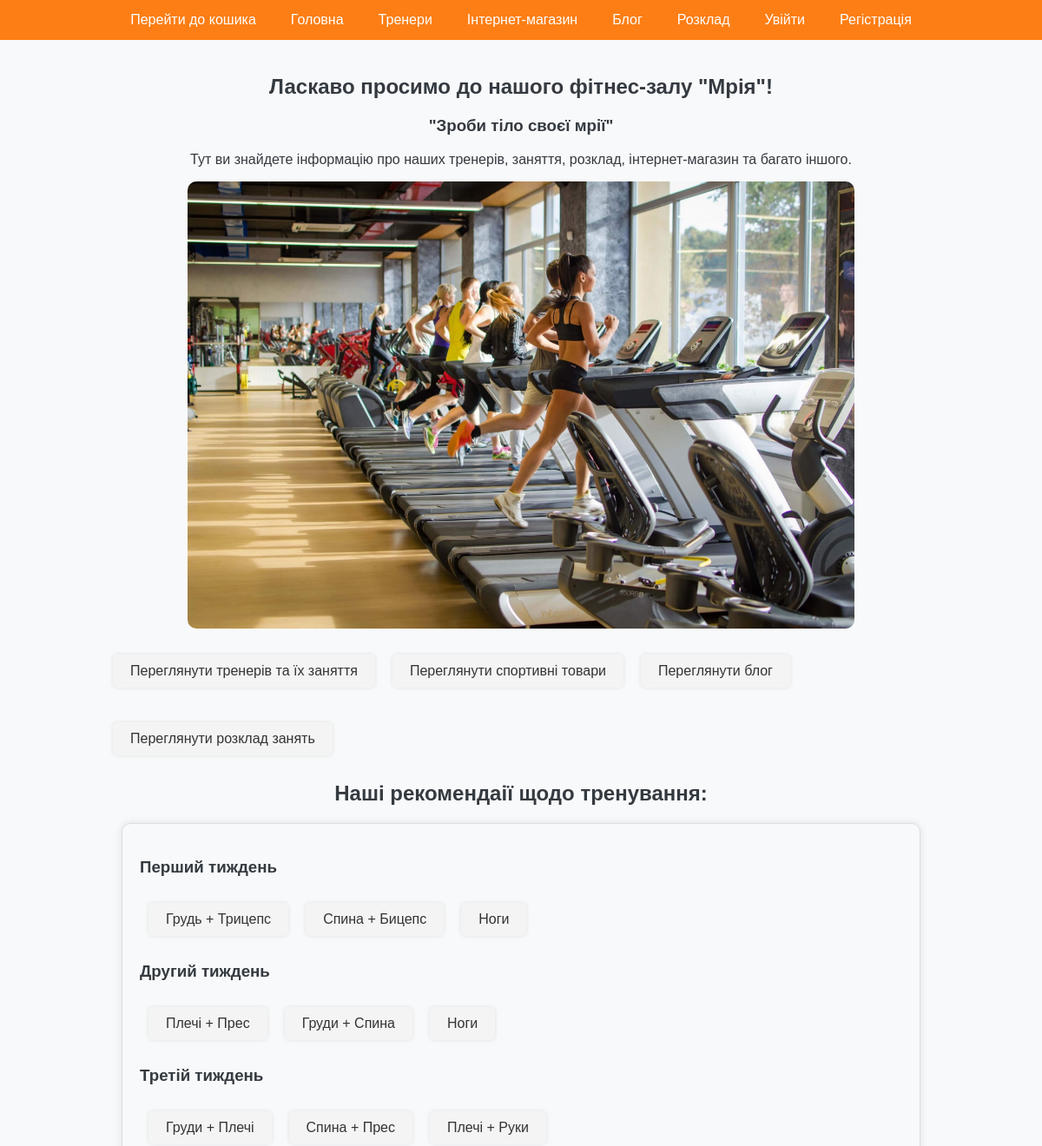
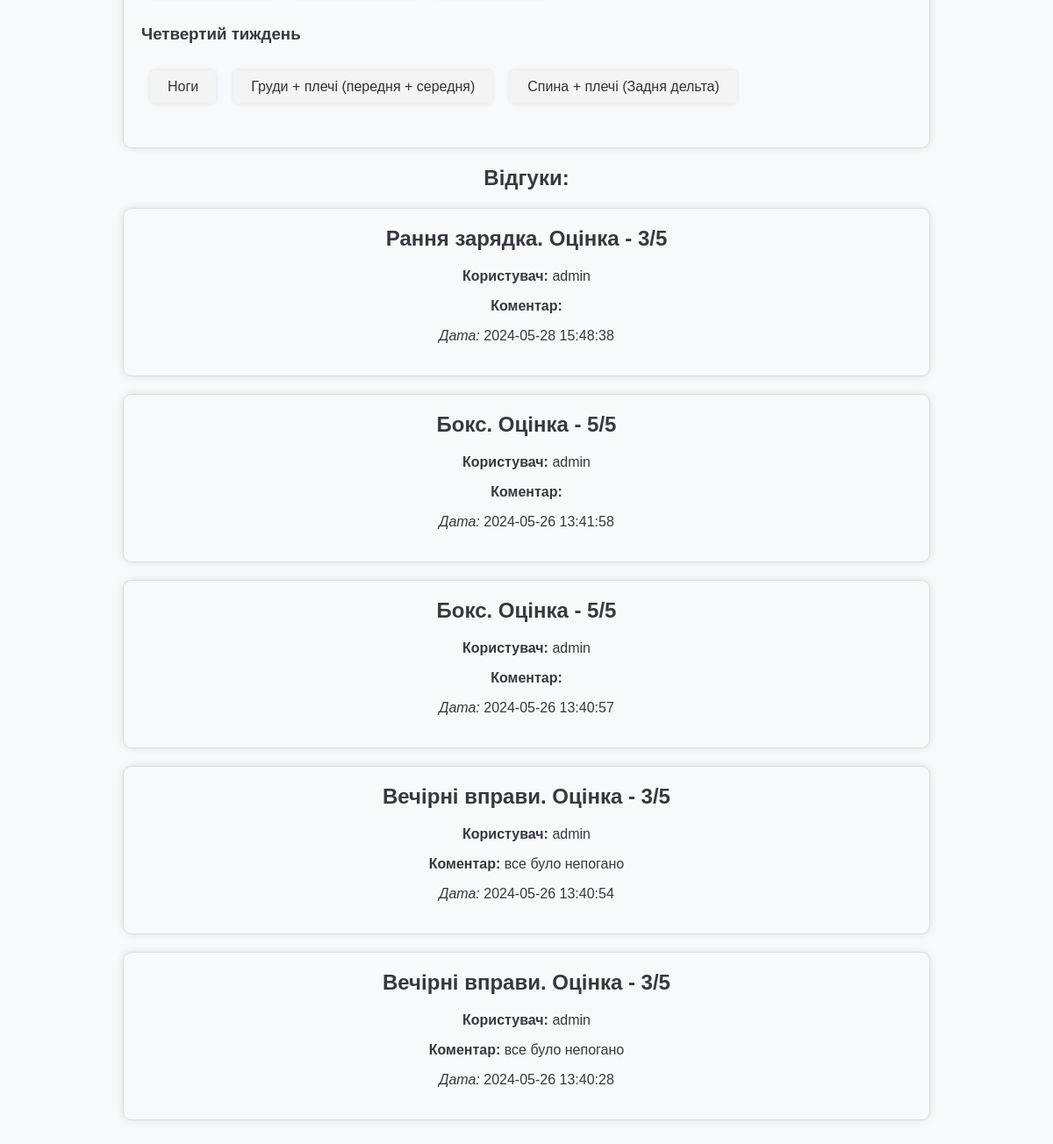
The page / on the database its author committed (2 pictures, top to bottom).
### tables this page shows
CREATE TABLE `Reviews` (
  `review_id` int(11) NOT NULL,
  `user_id` int(11) NOT NULL,
  `class_id` int(11) NOT NULL,
  `rating` int(11) DEFAULT NULL,
  `comment` text,
  `created_at` timestamp NULL DEFAULT CURRENT_TIMESTAMP
);

CREATE TABLE `Lessons` (
  `class_id` int(11) NOT NULL,
  `title` varchar(100) NOT NULL,
  `description` text,
  `trainer_id` int(11) DEFAULT NULL,
  `hour_id` int(11) NOT NULL DEFAULT '1'
);

CREATE TABLE `Users` (
  `user_id` int(11) NOT NULL,
  `username` varchar(50) NOT NULL,
  `password` varchar(255) NOT NULL,
  `email` varchar(100) NOT NULL,
  `name` varchar(255) NOT NULL,
  `access` int(2) NOT NULL DEFAULT '1'
);

### index.php (the view, shortened to what this page needs)
<?php
include("include/db_connect.php");
$reviews_query = "
    SELECT
        reviews.rating,
        reviews.comment,
        reviews.created_at,
        Users.username,
        Lessons.title
    FROM reviews
    JOIN Users ON reviews.user_id = Users.user_id
    JOIN Lessons ON reviews.class_id = Lessons.class_id
    ORDER BY reviews.created_at DESC
";
$reviews_result = mysqli_query($connect, $reviews_query);
$user_logged_in = isset($_SESSION['id']);
$total_items_in_cart = array_sum($_SESSION['cart']);
?>
<!DOCTYPE html>
<html lang="uk">
<head>
    <link rel="stylesheet" href="css/styles.css">
</head>
<body>
    <div class="navbar">
        <?php if ($total_items_in_cart == null): ?>
            <a href="shop/cart.php">Перейти до кошика</a>
        <?php else: ?>
            <a href="shop/cart.php">У кошику: <?php echo $total_items_in_cart; ?> </a>
        <?php endif; ?>
        <a href="index.php">Головна</a>
        <a href="trainer/index.php">Тренери</a>
        <a href="shop/index.php">Інтернет-магазин</a>
        <a href="blog/index.php">Блог</a>
        <a href="schedule.php">Розклад</a>
        <?php if ($user_logged_in): ?>
            <a href="users/index.php">Мій кабінет</a>
            <form action="" method="post" >
                <button type="submit" class="exit_account" name="exit_account">Вихід</button>
            </form>
        <?php else: ?>
            <a href="users/login.php">Увійти</a>
            <a href="users/registration.php">Регістрація</a>
        <?php endif; ?>
    </div>
    <div class="container">
        <div class="welcome">
            <h2>Ласкаво просимо до нашого фітнес-залу "Мрія"!</h2>
            <h3>"Зроби тіло своєї мрії"</h3>
            <p>Тут ви знайдете інформацію про наших тренерів, заняття, розклад, інтернет-магазин та багато іншого.</p>
        </div>
        <div class="gallery-container">
            <div class="gallery">
                <img src="images/gallery/image1.jpg" alt="Картинка 1">
            </div>
        </div>
        <div class="section-links">
            <a href="trainer/index.php">Переглянути тренерів та їх заняття</a>
            <a href="shop/index.php">Переглянути спортивні товари</a>
            <a href="blog/index.php">Переглянути блог</a>
        </div>
        <div class="section-links">
            <a href="schedule.php">Переглянути розклад занять</a>
        </div>
        <div class="welcome">
            <h2>Наші рекомендаії щодо тренування:</h2>
        </div>
        <div class="trainer-card">
            <h3>Перший тиждень</h3>
            <div class="section-links">
                <a href="articles/1-week-1.php">Грудь + Трицепс  </a>
                <a href="articles/1-week-2.php">Спина + Бицепс </a>
                <a href="articles/1-week-3.php">Ноги </a>
            </div>
            <h3>Другий тиждень</h3>
            <div class="section-links">
                <a href="articles/2-week-1.php">Плечі + Прес </a>
                <a href="articles/2-week-2.php">Груди + Спина </a>
                <a href="articles/2-week-3.php">Ноги </a>
            </div>
            <h3>Третій тиждень</h3>
            <div class="section-links">
                <a href="articles/3-week-1.php">Груди + Плечі </a>
                <a href="articles/3-week-2.php">Спина + Прес  </a>
                <a href="articles/3-week-3.php">Плечі + Руки </a>
            </div>
            <h3>Четвертий тиждень</h3>
            <div class="section-links">
                <a href="articles/4-week-1.php">Ноги </a>
                <a href="articles/4-week-2.php">Груди + плечі (передня + середня) </a>
                <a href="articles/4-week-3.php">Спина + плечі (Задня дельта) </a>
            </div>
        </div>
        <div class="welcome">
            <h2>Відгуки:</h2>
                <?php
                if (mysqli_num_rows($reviews_result) > 0) {
                    while ($row = mysqli_fetch_assoc($reviews_result)) {
                        echo "<div class='trainer-card'>";
                        echo "<h2>" . htmlspecialchars($row['title']) . ". Оцінка - " . htmlspecialchars($row['rating']) . "/5</h2>";
                        echo "<p><strong>Користувач:</strong> " . htmlspecialchars($row['username']) . "</p>";
                        echo "<p><strong>Коментар:</strong> " . htmlspecialchars($row['comment']) . "</p>";
                        echo "<p><em>Дата:</em> " . htmlspecialchars($row['created_at']) . "</p>";
                        echo "</div>";
                    }
                } else {
                    echo "<p>Відгуків ще немає.</p>";
                }
                ?>
        </div>
    </div>
</body>
</html>

### css/styles.css (style rules this page uses)
body { font-family: Arial, sans-serif; margin: 0; padding: 0; background-color: #f8f9fa; color: #343a40; }
.navbar { display: flex; justify-content: center; background-color: #fd7e14; }
.navbar a { color: #ffffff; padding: 14px 20px; text-decoration: none; text-align: center; }
.container { width: 80%; margin: 0 auto; padding: 20px; }
.welcome { text-align: center; margin-top: 10px; }
.section-links { margin: 20px 0; display: flex; align-items: center; }
.section-links a { display: inline-block; margin: 10px; padding: 10px 20px; background-color: #f4f4f4; color: #333; text-decoration: none; border-radius: 5px; box-shadow: 0 0 5px rgba(0, 0, 0, 0.1); }
.gallery-container { width: 80%; margin: 0 auto; overflow: hidden; position: relative; }
.gallery { display: flex; transition: transform 0.5s ease-in-out; }
.gallery img { max-width: 100%; border-radius: 10px; margin-right: 20px; }
.trainer-card { border: 1px solid #ddd; padding: 20px; margin: 20px; border-radius: 10px; box-shadow: 0 0 10px rgba(0, 0, 0, 0.1); }
.trainer-card h2 { margin-top: 0; }

### rows shown on the page
reviews: class.title "Рання зарядка", rating "3", user.username "admin", created_at "2024-05-28 15:48:38"
reviews: class.title "Бокс", rating "5", user.username "admin", created_at "2024-05-26 13:41:58"
reviews: class.title "Бокс", rating "5", user.username "admin", created_at "2024-05-26 13:40:57"
reviews: class.title "Вечірні вправи", rating "3", user.username "admin", comment "все було непогано", created_at "2024-05-26 13:40:54"
reviews: class.title "Вечірні вправи", rating "3", user.username "admin", comment "все було непогано", created_at "2024-05-26 13:40:28"
